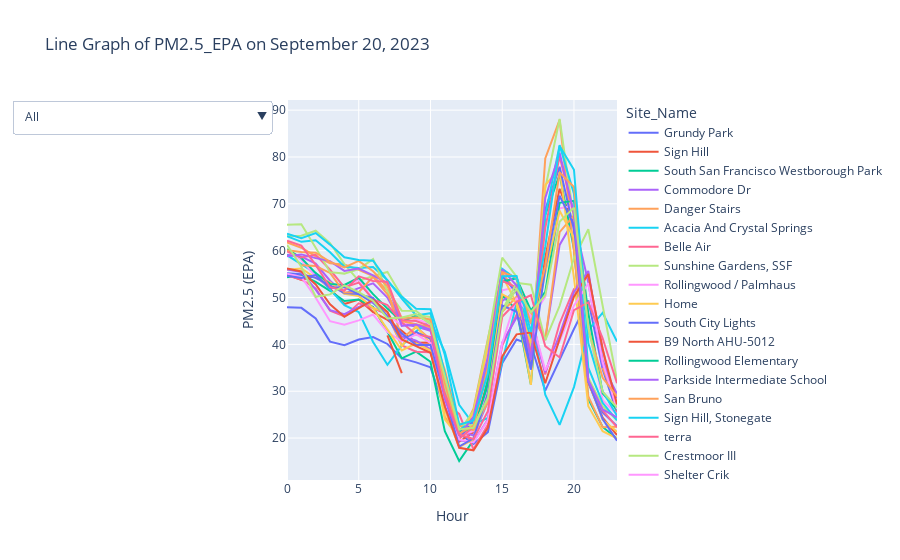

Write notebook code for a chart like this one.
### Code cell
# Create a line plot of PM2.5 by hour
fig = px.line(
    sept_20_df,
    x='Hour',
    y='PM2.5_EPA',
    color='Site_Name',
    title='Line Graph of PM2.5_EPA on September 20, 2023',
    labels={'PM2.5_EPA': 'PM2.5 (EPA)', 'Hour': 'Hour'}
)

# Generate the visibility array for each button
site_names = sept_20_df['Site_Name'].unique()
buttons = [{'label': 'All', 'method': 'update', 'args': [{'visible': [True] * len(site_names)}]}]

# Add a button for each unique Site_ID
for i, site_name in enumerate(site_names):
    visible = [False] * len(site_names)
    visible[i] = True
    buttons.append({'label': str(site_name), 'method': 'update', 'args': [{'visible': visible}]})

# Update layout with buttons
fig.update_layout(
    updatemenus=[{
        'buttons': buttons,
        'direction': 'down',
        'showactive': True
    }]
)

# Show figure
fig.show()

### Figure 1 — Plotly figure (JSON) as saved in the notebook; plotly's stock layout.template omitted (floating-point values rounded to 4 significant figures)
{"data": [{"hovertemplate": "Site_Name=Grundy Park<br>Hour=%{x}<br>PM2.5 (EPA)=%{y}<extra></extra>", "legendgroup": "Grundy Park", "line": {"color": "#636efa", "dash": "solid"}, "marker": {"symbol": "circle"}, "mode": "lines", "name": "Grundy Park", "orientation": "v", "showlegend": true, "type": "scatter", "x": [0, 1, 2, 3, 4, 5, 6, 7, 8, 9, 10, 11, 12, 13, 14, 15, 16, 17, 18, 19, 20, 21, 22, 23], "xaxis": "x", "y": [47.91, 47.79, 45.54, 40.59, 39.81, 41.04, 41.56, 40.08, 37.0, 36.15, 35.1, 26.13, 21.01, 18.72, 21.27, 35.97, 41.03, 39.93, 30.13, 36.79, 43.28, 49.39, 34.67, 25.42], "yaxis": "y"}, {"hovertemplate": "Site_Name=Sign Hill<br>Hour=%{x}<br>PM2.5 (EPA)=%{y}<extra></extra>", "legendgroup": "Sign Hill", "line": {"color": "#EF553B", "dash": "solid"}, "marker": {"symbol": "circle"}, "mode": "lines", "name": "Sign Hill", "orientation": "v", "showlegend": true, "type": "scatter", "x": [0, 1, 2, 3, 4, 5, 6, 7, 8, 9, 10, 11, 12, 13, 14, 15, 16, 17, 18, 19, 20, 21, 22, 23], "xaxis": "x", "y": [54.89, 53.77, 54.65, 51.86, 48.61, 49.56, 46.89, 45.22, 42.9, 40.33, 40.38, 30.64, 19.21, 21.25, 32.33, 50.49, 49.23, 36.37, 58.63, 73.2, 65.4, 31.78, 24.37, 20.66], "yaxis": "y"}, {"hovertemplate": "Site_Name=South San Francisco Westborough Park<br>Hour=%{x}<br>PM2.5 (EPA)=%{y}<extra></extra>", "legendgroup": "South San Francisco Westborough Park", "line": {"color": "#00cc96", "dash": "solid"}, "marker": {"symbol": "circle"}, "mode": "lines", "name": "South San Francisco Westborough Park", "orientation": "v", "showlegend": true, "type": "scatter", "x": [0, 1, 2, 3, 4, 5, 6, 7, 8, 9, 10, 11, 12, 13, 14, 15, 16, 17, 18, 19, 20, 21, 22, 23], "xaxis": "x", "y": [54.34, 54.83, 53.34, 51.43, 49.26, 49.58, 47.97, 42.67, 37.03, 38.45, 36.29, 21.45, 15.1, 19.59, 32.35, 50.35, 47.4, 31.45, 67.65, 76.27, 60.36, 28.36, 22.38, 19.9], "yaxis": "y"}, {"hovertemplate": "Site_Name=Commodore Dr<br>Hour=%{x}<br>PM2.5 (EPA)=%{y}<extra></extra>", "legendgroup": "Commodore Dr", "line": {"color": "#ab63fa", "dash": "solid"}, "marker": {"symbol": "circle"}, "mode": "lines", "name": "Commodore Dr", "orientation": "v", "showlegend": true, "type": "scatter", "x": [0, 1, 2, 3, 4, 5, 6, 7, 8, 9, 10, 11, 12, 13, 14, 15, 16, 17, 18, 19, 20, 21, 22, 23], "xaxis": "x", "y": [59.15, 58.72, 57.26, 53.58, 50.82, 52.02, 53.03, 49.98, 44.34, 43.83, 42.9, 33.69, 21.57, 20.55, 27.75, 49.26, 51.4, 47.28, 41.01, 61.23, 66.51, 53.2, 35.41, 29.49], "yaxis": "y"}, {"hovertemplate": "Site_Name=Danger Stairs<br>Hour=%{x}<br>PM2.5 (EPA)=%{y}<extra></extra>", "legendgroup": "Danger Stairs", "line": {"color": "#FFA15A", "dash": "solid"}, "marker": {"symbol": "circle"}, "mode": "lines", "name": "Danger Stairs", "orientation": "v", "showlegend": true, "type": "scatter", "x": [0, 1, 2, 3, 4, 5, 6, 7, 8, 9, 10, 11, 12, 13, 14, 15, 16, 17, 18, 19, 20, 21, 22, 23], "xaxis": "x", "y": [61.74, 60.63, 58.77, 57.29, 57.05, 55.91, 54.56, 51.45, 41.23, 43.69, 41.06, 24.52, 20.03, 26.27, 41.18, 55.29, 51.21, 35.51, 79.7, 87.9, 59.85, 28.87, 22.3, 22.41], "yaxis": "y"}, {"hovertemplate": "Site_Name=Acacia And Crystal Springs<br>Hour=%{x}<br>PM2.5 (EPA)=%{y}<extra></extra>", "legendgroup": "Acacia And Crystal Springs", "line": {"color": "#19d3f3", "dash": "solid"}, "marker": {"symbol": "circle"}, "mode": "lines", "name": "Acacia And Crystal Springs", "orientation": "v", "showlegend": true, "type": "scatter", "x": [0, 1, 2, 3, 4, 5, 6, 7, 8, 9, 10, 11, 12, 13, 14, 15, 16, 17, 18, 19, 20, 21, 22, 23], "xaxis": "x", "y": [59.03, 57.2, 55.22, 51.68, 48.35, 46.89, 40.51, 35.64, 39.71, 42.78, 44.98, 38.39, 27.11, 22.94, 24.3, 36.25, 48.82, 46.8, 29.27, 22.8, 30.88, 43.01, 46.76, 40.63], "yaxis": "y"}, {"hovertemplate": "Site_Name=Belle Air<br>Hour=%{x}<br>PM2.5 (EPA)=%{y}<extra></extra>", "legendgroup": "Belle Air", "line": {"color": "#FF6692", "dash": "solid"}, "marker": {"symbol": "circle"}, "mode": "lines", "name": "Belle Air", "orientation": "v", "showlegend": true, "type": "scatter", "x": [0, 1, 2, 3, 4, 5, 6, 7, 8, 9, 10, 11, 12, 13, 14, 15, 16, 17, 18, 19, 20, 21, 22, 23], "xaxis": "x", "y": [54.72, 53.86, 51.93, 47.21, 45.97, 48.76, 47.73, 46.33, 39.79, 38.44, 38.33, 27.5, 25.14, 17.59, 22.83, 39.72, 46.32, 46.47, 33.55, 44.46, 51.82, 54.76, 39.08, 25.09], "yaxis": "y"}, {"hovertemplate": "Site_Name=Sunshine Gardens, SSF<br>Hour=%{x}<br>PM2.5 (EPA)=%{y}<extra></extra>", "legendgroup": "Sunshine Gardens, SSF", "line": {"color": "#B6E880", "dash": "solid"}, "marker": {"symbol": "circle"}, "mode": "lines", "name": "Sunshine Gardens, SSF", "orientation": "v", "showlegend": true, "type": "scatter", "x": [0, 1, 2, 3, 4, 5, 6, 7, 8, 9, 10, 11, 12, 13, 14, 15, 16, 17, 18, 19, 20, 21, 22, 23], "xaxis": "x", "y": [63.07, 63.2, 64.25, 61.63, 57.14, 53.56, 54.58, 55.46, 50.27, 46.22, 45.87, 30.74, 21.47, 25.78, 40.78, 58.5, 54.45, 39.36, 73.27, 88.11, 66.66, 32.83, 26.78, 23.81], "yaxis": "y"}, {"hovertemplate": "Site_Name=Rollingwood / Palmhaus<br>Hour=%{x}<br>PM2.5 (EPA)=%{y}<extra></extra>", "legendgroup": "Rollingwood / Palmhaus", "line": {"color": "#FF97FF", "dash": "solid"}, "marker": {"symbol": "circle"}, "mode": "lines", "name": "Rollingwood / Palmhaus", "orientation": "v", "showlegend": true, "type": "scatter", "x": [0, 1, 2, 3, 4, 5, 6, 7, 8, 9, 10, 11, 12, 13, 14, 15, 16, 17, 18, 19, 20, 21, 22, 23], "xaxis": "x", "y": [60.05, 58.06, 54.43, 52.19, 52.44, 53.79, 49.62, 46.26, 44.03, 45.39, 44.37, 33.22, 20.7, 21.47, 30.17, 51.53, 52.17, 45.36, 50.17, 69.04, 69.6, 44.21, 28.09, 25.08], "yaxis": "y"}, {"hovertemplate": "Site_Name=Home<br>Hour=%{x}<br>PM2.5 (EPA)=%{y}<extra></extra>", "legendgroup": "Home", "line": {"color": "#FECB52", "dash": "solid"}, "marker": {"symbol": "circle"}, "mode": "lines", "name": "Home", "orientation": "v", "showlegend": true, "type": "scatter", "x": [0, 1, 2, 3, 4, 5, 6, 7, 8, 9, 10, 11, 12, 13, 14, 15, 16, 17, 18, 19, 20, 21, 22, 23], "xaxis": "x", "y": [55.93, 56.21, 54.13, 53.26, 50.78, 50.34, 47.75, 46.88, 39.57, 43.92, 40.14, 24.01, 20.02, 25.52, 39.35, 54.68, 48.73, 31.35, 74.01, 77.47, 54.19, 26.79, 21.47, 19.94], "yaxis": "y"}, {"hovertemplate": "Site_Name=South City Lights<br>Hour=%{x}<br>PM2.5 (EPA)=%{y}<extra></extra>", "legendgroup": "South City Lights", "line": {"color": "#636efa", "dash": "solid"}, "marker": {"symbol": "circle"}, "mode": "lines", "name": "South City Lights", "orientation": "v", "showlegend": true, "type": "scatter", "x": [0, 1, 2, 3, 4, 5, 6, 7, 8, 9, 10, 11, 12, 13, 14, 15, 16, 17, 18, 19, 20, 21, 22, 23], "xaxis": "x", "y": [55.16, 54.94, 54.2, 52.55, 50.96, 50.76, 48.88, 45.89, 40.73, 42.64, 41.21, 26.61, 19.83, 23.92, 36.69, 54.57, 51.05, 34.6, 68.81, 77.91, 64.45, 32.0, 25.46, 22.57], "yaxis": "y"}, {"hovertemplate": "Site_Name=B9 North AHU-5012<br>Hour=%{x}<br>PM2.5 (EPA)=%{y}<extra></extra>", "legendgroup": "B9 North AHU-5012", "line": {"color": "#EF553B", "dash": "solid"}, "marker": {"symbol": "circle"}, "mode": "lines", "name": "B9 North AHU-5012", "orientation": "v", "showlegend": true, "type": "scatter", "x": [0, 1, 2, 3, 4, 5, 6, 7, 8, 9, 10, 11, 12, 13, 14, 15, 16, 17, 18, 19, 20, 21, 22, 23], "xaxis": "x", "y": [null, null, null, null, 46.66, null, null, 41.92, 33.85, null, null, null, null, null, 28.92, null, null, null, null, null, null, null, null, null], "yaxis": "y"}, {"hovertemplate": "Site_Name=Rollingwood Elementary<br>Hour=%{x}<br>PM2.5 (EPA)=%{y}<extra></extra>", "legendgroup": "Rollingwood Elementary", "line": {"color": "#00cc96", "dash": "solid"}, "marker": {"symbol": "circle"}, "mode": "lines", "name": "Rollingwood Elementary", "orientation": "v", "showlegend": true, "type": "scatter", "x": [0, 1, 2, 3, 4, 5, 6, 7, 8, 9, 10, 11, 12, 13, 14, 15, 16, 17, 18, 19, 20, 21, 22, 23], "xaxis": "x", "y": [60.32, 58.43, 55.22, 52.91, 52.69, 54.22, 50.72, 47.64, 44.84, 46.12, 44.79, 33.67, 21.48, 21.94, 31.32, 53.38, 54.13, 47.23, 51.21, 70.22, 70.63, 46.64, 29.57, 26.0], "yaxis": "y"}, {"hovertemplate": "Site_Name=Parkside Intermediate School<br>Hour=%{x}<br>PM2.5 (EPA)=%{y}<extra></extra>", "legendgroup": "Parkside Intermediate School", "line": {"color": "#ab63fa", "dash": "solid"}, "marker": {"symbol": "circle"}, "mode": "lines", "name": "Parkside Intermediate School", "orientation": "v", "showlegend": true, "type": "scatter", "x": [0, 1, 2, 3, 4, 5, 6, 7, 8, 9, 10, 11, 12, 13, 14, 15, 16, 17, 18, 19, 20, 21, 22, 23], "xaxis": "x", "y": [56.0, 55.45, 51.7, 47.31, 46.44, 47.98, 49.12, 46.06, 41.74, 40.77, 39.0, 26.83, 19.5, 19.16, 23.97, 40.36, 45.73, 44.78, 34.08, 42.08, 51.13, 55.67, 36.56, 28.52], "yaxis": "y"}, {"hovertemplate": "Site_Name=San Bruno<br>Hour=%{x}<br>PM2.5 (EPA)=%{y}<extra></extra>", "legendgroup": "San Bruno", "line": {"color": "#FFA15A", "dash": "solid"}, "marker": {"symbol": "circle"}, "mode": "lines", "name": "San Bruno", "orientation": "v", "showlegend": true, "type": "scatter", "x": [0, 1, 2, 3, 4, 5, 6, 7, 8, 9, 10, 11, 12, 13, 14, 15, 16, 17, 18, 19, 20, 21, 22, 23], "xaxis": "x", "y": [null, 56.91, 56.72, 55.24, 51.06, 51.14, 54.43, 50.68, 44.97, 44.3, 43.65, 34.53, 22.68, 21.64, 27.69, 46.93, 50.16, 46.67, 40.98, 63.97, 67.54, null, 34.99, 27.37], "yaxis": "y"}, {"hovertemplate": "Site_Name=Sign Hill, Stonegate<br>Hour=%{x}<br>PM2.5 (EPA)=%{y}<extra></extra>", "legendgroup": "Sign Hill, Stonegate", "line": {"color": "#19d3f3", "dash": "solid"}, "marker": {"symbol": "circle"}, "mode": "lines", "name": "Sign Hill, Stonegate", "orientation": "v", "showlegend": true, "type": "scatter", "x": [0, 1, 2, 3, 4, 5, 6, 7, 8, 9, 10, 11, 12, 13, 14, 15, 16, 17, 18, 19, 20, 21, 22, 23], "xaxis": "x", "y": [63.09, 61.89, 62.22, 59.66, 56.58, 56.3, 56.53, 53.72, 49.78, 46.16, 46.67, 33.75, 21.6, 24.03, 35.88, 56.13, 53.89, 40.72, 67.43, 82.53, 72.17, 35.02, 27.52, 23.8], "yaxis": "y"}, {"hovertemplate": "Site_Name=terra<br>Hour=%{x}<br>PM2.5 (EPA)=%{y}<extra></extra>", "legendgroup": "terra", "line": {"color": "#FF6692", "dash": "solid"}, "marker": {"symbol": "circle"}, "mode": "lines", "name": "terra", "orientation": "v", "showlegend": true, "type": "scatter", "x": [0, 1, 2, 3, 4, 5, 6, 7, 8, 9, 10, 11, 12, 13, 14, 15, 16, 17, 18, 19, 20, 21, 22, 23], "xaxis": "x", "y": [59.82, 58.53, 59.12, 55.92, 52.15, 53.17, 49.6, 48.36, 44.73, 42.06, 41.6, 30.54, 19.85, 22.38, 35.4, 53.57, 52.13, 37.98, 64.82, 80.13, 67.64, 32.36, 25.89, 22.32], "yaxis": "y"}, {"hovertemplate": "Site_Name=Crestmoor III<br>Hour=%{x}<br>PM2.5 (EPA)=%{y}<extra></extra>", "legendgroup": "Crestmoor III", "line": {"color": "#B6E880", "dash": "solid"}, "marker": {"symbol": "circle"}, "mode": "lines", "name": "Crestmoor III", "orientation": "v", "showlegend": true, "type": "scatter", "x": [0, 1, 2, 3, 4, 5, 6, 7, 8, 9, 10, 11, 12, 13, 14, 15, 16, 17, 18, 19, 20, 21, 22, 23], "xaxis": "x", "y": [65.55, 65.63, 60.64, 55.42, 55.1, 56.08, 58.2, 51.4, 47.2, 47.15, 44.72, 30.76, 23.09, 22.67, 28.5, 47.29, 53.15, 52.73, 40.86, 48.22, 58.37, 64.57, 48.24, 32.28], "yaxis": "y"}, {"hovertemplate": "Site_Name=Shelter Crik<br>Hour=%{x}<br>PM2.5 (EPA)=%{y}<extra></extra>", "legendgroup": "Shelter Crik", "line": {"color": "#FF97FF", "dash": "solid"}, "marker": {"symbol": "circle"}, "mode": "lines", "name": "Shelter Crik", "orientation": "v", "showlegend": true, "type": "scatter", "x": [0, 1, 2, 3, 4, 5, 6, 7, 8, 9, 10, 11, 12, 13, 14, 15, 16, 17, 18, 19, 20, 21, 22, 23], "xaxis": "x", "y": [55.09, 54.41, 49.95, 44.95, 44.21, 45.13, 46.36, 42.64, 40.63, 42.13, 40.32, 28.18, 19.72, 19.05, 23.79, 40.24, 49.95, 46.08, 34.41, 40.67, 48.26, 53.05, 36.16, 26.17], "yaxis": "y"}, {"hovertemplate": "Site_Name=r\"<br>Hour=%{x}<br>PM2.5 (EPA)=%{y}<extra></extra>", "legendgroup": "r\"", "line": {"color": "#FECB52", "dash": "solid"}, "marker": {"symbol": "circle"}, "mode": "lines", "name": "r\"", "orientation": "v", "showlegend": true, "type": "scatter", "x": [5, 6, 7, 8, 9, 10, 11, 12, 13, 14, 15, 16, 17, 18, 19, 20, 21, 22, 23], "xaxis": "x", "y": [null, 47.69, 43.33, 38.69, 40.21, 38.68, 26.04, 18.1, 19.76, 29.44, 50.7, 49.02, 40.29, 55.2, 68.53, 62.77, 32.27, 23.93, 21.35], "yaxis": "y"}, {"hovertemplate": "Site_Name=Elm Court<br>Hour=%{x}<br>PM2.5 (EPA)=%{y}<extra></extra>", "legendgroup": "Elm Court", "line": {"color": "#636efa", "dash": "solid"}, "marker": {"symbol": "circle"}, "mode": "lines", "name": "Elm Court", "orientation": "v", "showlegend": true, "type": "scatter", "x": [0, 1, 2, 3, 4, 5, 6, 7, 8, 9, 10, 11, 12, 13, 14, 15, 16, 17, 18, 19, 20, 21, 22, 23], "xaxis": "x", "y": [54.63, 54.17, 54.78, 52.05, 52.22, 50.66, 49.91, 45.8, 42.34, 39.84, 39.84, 29.08, 18.18, 19.95, 29.56, 48.32, 46.95, 34.66, 56.22, 71.73, 65.47, 32.17, 24.07, 19.45], "yaxis": "y"}, {"hovertemplate": "Site_Name=San Bruno Fire Station 51<br>Hour=%{x}<br>PM2.5 (EPA)=%{y}<extra></extra>", "legendgroup": "San Bruno Fire Station 51", "line": {"color": "#EF553B", "dash": "solid"}, "marker": {"symbol": "circle"}, "mode": "lines", "name": "San Bruno Fire Station 51", "orientation": "v", "showlegend": true, "type": "scatter", "x": [0, 1, 2, 3, 4, 5, 6, 7, 8, 9, 10, 11, 12, 13, 14, 15, 16, 17, 18, 19, 20, 21, 22, 23], "xaxis": "x", "y": [56.18, 55.56, 52.8, 48.56, 45.88, 47.74, 49.55, 46.92, 41.05, 39.62, 38.2, 26.74, 17.93, 17.39, 22.2, 37.43, 42.14, 42.53, 31.7, 41.16, 50.18, 55.04, 38.94, 27.19], "yaxis": "y"}, {"hovertemplate": "Site_Name=Valleyview &amp; Appian Way<br>Hour=%{x}<br>PM2.5 (EPA)=%{y}<extra></extra>", "legendgroup": "Valleyview &amp; Appian Way", "line": {"color": "#00cc96", "dash": "solid"}, "marker": {"symbol": "circle"}, "mode": "lines", "name": "Valleyview &amp; Appian Way", "orientation": "v", "showlegend": true, "type": "scatter", "x": [0, 1, 2, 3, 4, 5, 6, 7, 8, 9, 10, 11, 12, 13, 14, 15, 16, 17, 18, 19, 20, 21, 22, 23], "xaxis": "x", "y": [null, null, null, null, null, null, null, null, null, null, null, null, null, null, null, null, null, null, null, null, null, null, null, null], "yaxis": "y"}, {"hovertemplate": "Site_Name=Rise-8<br>Hour=%{x}<br>PM2.5 (EPA)=%{y}<extra></extra>", "legendgroup": "Rise-8", "line": {"color": "#ab63fa", "dash": "solid"}, "marker": {"symbol": "circle"}, "mode": "lines", "name": "Rise-8", "orientation": "v", "showlegend": true, "type": "scatter", "x": [0, 1, 2, 3, 4, 5, 6, 7, 8, 9, 10, 11, 12, 13, 14, 15, 16, 17, 18, 19, 20, 21, 22, 23], "xaxis": "x", "y": [58.8, 59.2, 58.41, 57.77, 55.68, 56.17, 54.71, 53.08, 43.95, 44.22, 43.17, 28.37, 20.52, 24.6, 37.38, 55.98, 52.56, 36.7, 71.25, 80.91, 67.97, 32.23, 26.1, 24.43], "yaxis": "y"}, {"hovertemplate": "Site_Name=Rise-10<br>Hour=%{x}<br>PM2.5 (EPA)=%{y}<extra></extra>", "legendgroup": "Rise-10", "line": {"color": "#FFA15A", "dash": "solid"}, "marker": {"symbol": "circle"}, "mode": "lines", "name": "Rise-10", "orientation": "v", "showlegend": true, "type": "scatter", "x": [0, 1, 2, 3, 4, 5, 6, 7, 8, 9, 10, 11, 12, 13, 14, 15, 16, 17, 18, 19, 20, 21, 22, 23], "xaxis": "x", "y": [60.09, 59.74, 59.56, 57.62, 56.43, 57.82, 55.61, 52.37, 45.62, 45.74, 45.35, 31.78, 20.94, 22.66, 34.8, 55.42, 54.28, 44.45, 56.68, 76.72, 73.58, 43.17, 32.85, 28.88], "yaxis": "y"}, {"hovertemplate": "Site_Name=SSF Cypress<br>Hour=%{x}<br>PM2.5 (EPA)=%{y}<extra></extra>", "legendgroup": "SSF Cypress", "line": {"color": "#19d3f3", "dash": "solid"}, "marker": {"symbol": "circle"}, "mode": "lines", "name": "SSF Cypress", "orientation": "v", "showlegend": true, "type": "scatter", "x": [0, 1, 2, 3, 4, 5, 6, 7, 8, 9, 10, 11, 12, 13, 14, 15, 16, 17, 18, 19, 20, 21, 22, 23], "xaxis": "x", "y": [63.62, 62.64, 63.76, 61.3, 58.59, 58.01, 57.85, 53.61, 50.21, 47.6, 47.49, 37.73, 22.87, 23.78, 33.77, 54.54, 54.6, 42.64, 60.85, 82.35, 77.28, 40.28, 30.02, 24.76], "yaxis": "y"}, {"hovertemplate": "Site_Name=emalita<br>Hour=%{x}<br>PM2.5 (EPA)=%{y}<extra></extra>", "legendgroup": "emalita", "line": {"color": "#FF6692", "dash": "solid"}, "marker": {"symbol": "circle"}, "mode": "lines", "name": "emalita", "orientation": "v", "showlegend": true, "type": "scatter", "x": [0, 1, 2, 3, 4, 5, 6, 7, 8, 9, 10, 11, 12, 13, 14, 15, 16, 17, 18, 19, 20, 21, 22, 23], "xaxis": "x", "y": [62.13, 61.08, 56.96, 52.2, 51.48, 54.54, 53.55, 53.38, 45.18, 44.99, 43.87, 29.18, 20.77, 19.81, 25.73, 45.89, 49.1, 50.49, 39.63, 37.21, 47.3, 48.97, 41.3, 31.71], "yaxis": "y"}, {"hovertemplate": "Site_Name=Lake X Lassen Dr<br>Hour=%{x}<br>PM2.5 (EPA)=%{y}<extra></extra>", "legendgroup": "Lake X Lassen Dr", "line": {"color": "#B6E880", "dash": "solid"}, "marker": {"symbol": "circle"}, "mode": "lines", "name": "Lake X Lassen Dr", "orientation": "v", "showlegend": true, "type": "scatter", "x": [0, 1, 2, 3, 4, 5, 6, 7, 8, 9, 10, 11, 12, 13, 14, 15, 16, 17, 18, 19, 20, 21, 22, 23], "xaxis": "x", "y": [61.23, 56.56, 50.15, 50.67, 52.57, 51.17, 49.31, 45.53, 45.74, 46.46, 44.39, 32.81, 21.86, 22.21, 28.64, 47.03, 51.88, 46.85, 50.51, 66.17, 69.2, 43.52, 29.89, 26.55], "yaxis": "y"}], "layout": {"legend": {"title": {"text": "Site_Name"}, "tracegroupgap": 0}, "title": {"text": "Line Graph of PM2.5_EPA on September 20, 2023"}, "updatemenus": [{"buttons": [{"args": [{"visible": [true, true, true, true, true, true, true, true, true, true, true, true, true, true, true, true, true, true, true, true, true, true, true, true, true, true, true, true]}], "label": "All", "method": "update"}, {"args": [{"visible": [true, false, false, false, false, false, false, false, false, false, false, false, false, false, false, false, false, false, false, false, false, false, false, false, false, false, false, false]}], "label": "Grundy Park", "method": "update"}, {"args": [{"visible": [false, true, false, false, false, false, false, false, false, false, false, false, false, false, false, false, false, false, false, false, false, false, false, false, false, false, false, false]}], "label": "Sign Hill", "method": "update"}, {"args": [{"visible": [false, false, true, false, false, false, false, false, false, false, false, false, false, false, false, false, false, false, false, false, false, false, false, false, false, false, false, false]}], "label": "South San Francisco Westborough Park", "method": "update"}, {"args": [{"visible": [false, false, false, true, false, false, false, false, false, false, false, false, false, false, false, false, false, false, false, false, false, false, false, false, false, false, false, false]}], "label": "Commodore Dr", "method": "update"}, {"args": [{"visible": [false, false, false, false, true, false, false, false, false, false, false, false, false, false, false, false, false, false, false, false, false, false, false, false, false, false, false, false]}], "label": "Danger Stairs", "method": "update"}, {"args": [{"visible": [false, false, false, false, false, true, false, false, false, false, false, false, false, false, false, false, false, false, false, false, false, false, false, false, false, false, false, false]}], "label": "Acacia And Crystal Springs", "method": "update"}, {"args": [{"visible": [false, false, false, false, false, false, true, false, false, false, false, false, false, false, false, false, false, false, false, false, false, false, false, false, false, false, false, false]}], "label": "Belle Air", "method": "update"}, {"args": [{"visible": [false, false, false, false, false, false, false, true, false, false, false, false, false, false, false, false, false, false, false, false, false, false, false, false, false, false, false, false]}], "label": "Sunshine Gardens, SSF", "method": "update"}, {"args": [{"visible": [false, false, false, false, false, false, false, false, true, false, false, false, false, false, false, false, false, false, false, false, false, false, false, false, false, false, false, false]}], "label": "Rollingwood / Palmhaus", "method": "update"}, {"args": [{"visible": [false, false, false, false, false, false, false, false, false, true, false, false, false, false, false, false, false, false, false, false, false, false, false, false, false, false, false, false]}], "label": "Home", "method": "update"}, {"args": [{"visible": [false, false, false, false, false, false, false, false, false, false, true, false, false, false, false, false, false, false, false, false, false, false, false, false, false, false, false, false]}], "label": "South City Lights", "method": "update"}, {"args": [{"visible": [false, false, false, false, false, false, false, false, false, false, false, true, false, false, false, false, false, false, false, false, false, false, false, false, false, false, false, false]}], "label": "B9 North AHU-5012", "method": "update"}, {"args": [{"visible": [false, false, false, false, false, false, false, false, false, false, false, false, true, false, false, false, false, false, false, false, false, false, false, false, false, false, false, false]}], "label": "Rollingwood Elementary", "method": "update"}, {"args": [{"visible": [false, false, false, false, false, false, false, false, false, false, false, false, false, true, false, false, false, false, false, false, false, false, false, false, false, false, false, false]}], "label": "Parkside Intermediate School", "method": "update"}, {"args": [{"visible": [false, false, false, false, false, false, false, false, false, false, false, false, false, false, true, false, false, false, false, false, false, false, false, false, false, false, false, false]}], "label": "San Bruno", "method": "update"}, {"args": [{"visible": [false, false, false, false, false, false, false, false, false, false, false, false, false, false, false, true, false, false, false, false, false, false, false, false, false, false, false, false]}], "label": "Sign Hill, Stonegate", "method": "update"}, {"args": [{"visible": [false, false, false, false, false, false, false, false, false, false, false, false, false, false, false, false, true, false, false, false, false, false, false, false, false, false, false, false]}], "label": "terra", "method": "update"}, {"args": [{"visible": [false, false, false, false, false, false, false, false, false, false, false, false, false, false, false, false, false, true, false, false, false, false, false, false, false, false, false, false]}], "label": "Crestmoor III", "method": "update"}, {"args": [{"visible": [false, false, false, false, false, false, false, false, false, false, false, false, false, false, false, false, false, false, true, false, false, false, false, false, false, false, false, false]}], "label": "Shelter Crik", "method": "update"}, {"args": [{"visible": [false, false, false, false, false, false, false, false, false, false, false, false, false, false, false, false, false, false, false, true, false, false, false, false, false, false, false, false]}], "label": "r\"", "method": "update"}, {"args": [{"visible": [false, false, false, false, false, false, false, false, false, false, false, false, false, false, false, false, false, false, false, false, true, false, false, false, false, false, false, false]}], "label": "Elm Court", "method": "update"}, {"args": [{"visible": [false, false, false, false, false, false, false, false, false, false, false, false, false, false, false, false, false, false, false, false, false, true, false, false, false, false, false, false]}], "label": "San Bruno Fire Station 51", "method": "update"}, {"args": [{"visible": [false, false, false, false, false, false, false, false, false, false, false, false, false, false, false, false, false, false, false, false, false, false, true, false, false, false, false, false]}], "label": "Valleyview &amp; Appian Way", "method": "update"}, {"args": [{"visible": [false, false, false, false, false, false, false, false, false, false, false, false, false, false, false, false, false, false, false, false, false, false, false, true, false, false, false, false]}], "label": "Rise-8", "method": "update"}, {"args": [{"visible": [false, false, false, false, false, false, false, false, false, false, false, false, false, false, false, false, false, false, false, false, false, false, false, false, true, false, false, false]}], "label": "Rise-10", "method": "update"}, {"args": [{"visible": [false, false, false, false, false, false, false, false, false, false, false, false, false, false, false, false, false, false, false, false, false, false, false, false, false, true, false, false]}], "label": "SSF Cypress", "method": "update"}, {"args": [{"visible": [false, false, false, false, false, false, false, false, false, false, false, false, false, false, false, false, false, false, false, false, false, false, false, false, false, false, true, false]}], "label": "emalita", "method": "update"}, {"args": [{"visible": [false, false, false, false, false, false, false, false, false, false, false, false, false, false, false, false, false, false, false, false, false, false, false, false, false, false, false, true]}], "label": "Lake X Lassen Dr", "method": "update"}], "direction": "down", "showactive": true}], "xaxis": {"anchor": "y", "domain": [0, 1], "title": {"text": "Hour"}}, "yaxis": {"anchor": "x", "domain": [0, 1], "title": {"text": "PM2.5 (EPA)"}}}}
